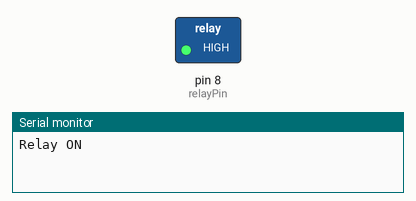
This sketch was run on a simulated Arduino Uno, built with avr-gcc and run on an emulated ATmega328P. On the bench: switched loads named in the sketch (green lamp = pin HIGH), the last lines printed to the serial monitor.

Above: at 1.5 s.
At 4.5 s:
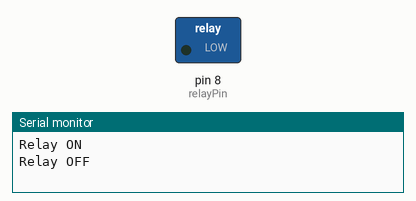
Timing chart, 0 to 7.8 s (numbered marks = the images above):
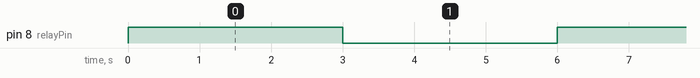

Measured:
- by itself, pin 8 (relayPin): alternates HIGH for 3.0 s and LOW for 3.0 s

The sketch:

code.ino
```cpp
#define relayPin 8
void setup() {
  pinMode(relayPin, OUTPUT);
  Serial.begin(9600);
}
void loop() {
  digitalWrite(relayPin, HIGH);
  Serial.println("Relay ON");
  delay(3000);
  digitalWrite(relayPin, LOW);
  Serial.println("Relay OFF");
  delay(3000);
}
```
